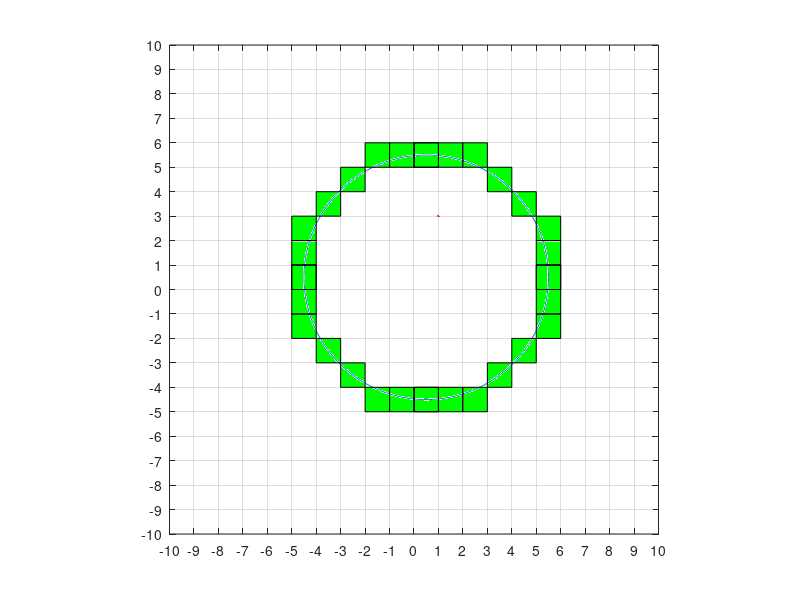

Write the MATLAB code that produced this figure.
b=input(' enter the first radius of circle:');
a=input(' enter the second radius of circle:');
x =0;
y = b;
aa=a*a;         % a square
bb=b*b;         % b square
aa2=aa*2;       % 2a square
bb2=bb*2;       % 2b square
fx=0;
fy=aa2*b;
%drawing the ellipse

x0=0; % x0,y0 ellipse centre coordinates
y0=0;
t=-pi:0.01:pi;
p=x0+a*cos(t);
q=y0+b*sin(t);
plot(p+.5,q+.5)

%controlling the graph here
hold ('on');
plot(1,3);
xlim([-10 10]);
ylim([-10 10]);
set(gca,'Xtick',-10:10)
set(gca,'Ytick',-10:10)
axis equal;
grid on


% %this is an anonymous function
setPixel = @(x,y,c) rectangle ('Position', [x, y, 1, 1], 'FaceColor', c);
%graph control ends 

%region 1
p=bb-aa*b+0.25*aa;
while(fx<fy)
    setPixel(x,y,'green');
    pause(.5);
    setPixel(-x,y,'green');
    pause(.5);
    setPixel(x,-y,'green');
    pause(.5);
    setPixel(-x,-y,'green');
    pause(.5);
    x=x+1;
    fx=fx+bb2;
    if(p<0)
        p=p+fx+bb;
    else
        y=y-1;
        fy=fy-aa2;
        p=p+fx+bb-fy;
    end
end
setPixel(x,y,'green');
pause(.5);
setPixel(-x,y,'green');
pause(.5);
setPixel(x,-y,'green');
pause(.5);
setPixel(-x,-y,'green');
pause(.5);
%region 2
p=bb*(x+0.5)*(x+0.5)+aa*(y-1)*(y-1)-aa*bb;
while(y>0)
    y=y-1;
    fy=fy-aa2;
    if(p>=0)
        p=p-fy+aa;
    else
        x=x+1;
        fx=fx+bb2;
        p=p+fx-fy+aa;
    end
setPixel(x,y,'green');
pause(.5);
setPixel(-x,y,'green');
pause(.5);
setPixel(x,-y,'green');
pause(.5);
setPixel(-x,-y,'green');
pause(.5);
end



